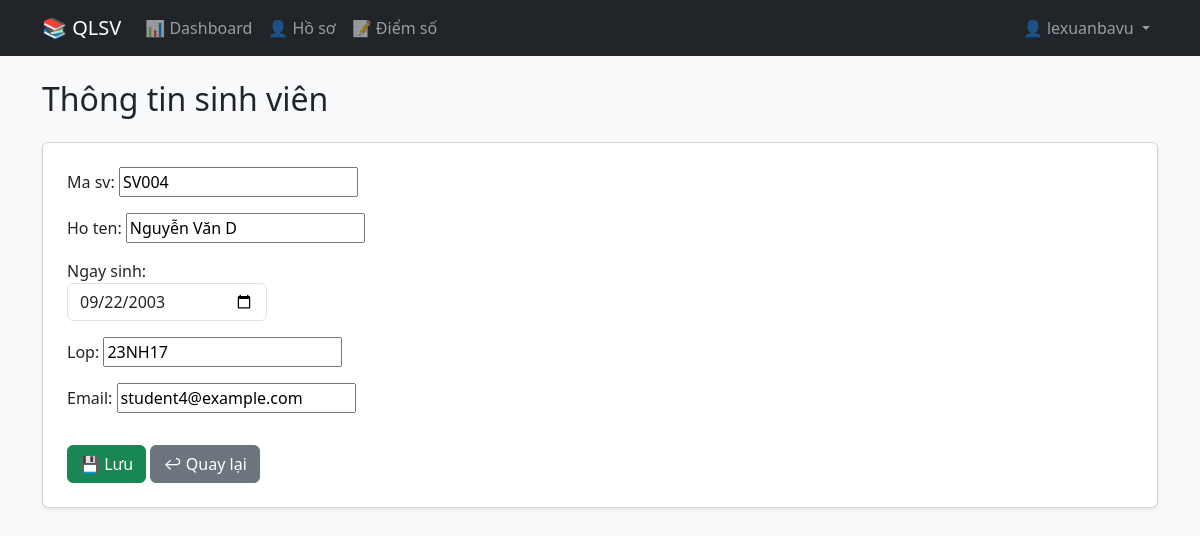
Page /students/edit/4/ (signed in) on the committed database.
### accounts/models.py (models this page shows, shortened)
class CustomUser(AbstractUser):
    ROLE_CHOICES = (
        ('admin', 'Admin'),
        ('teacher', 'Giáo viên'),
        ('student', 'Sinh viên'),
    )
    role = models.CharField(max_length=10, choices=ROLE_CHOICES, default='student')

### student/models.py (models this page shows, shortened)
class Student(models.Model):
    user = models.OneToOneField(User, on_delete=models.CASCADE, null=True, blank=True)
    ma_sv = models.CharField(max_length=20, unique=True)  # Mã sinh viên
    ho_ten = models.CharField(max_length=100)
    ngay_sinh = models.DateField()
    lop = models.CharField(max_length=50)
    email = models.EmailField(unique=True)

### student/views.py (the view)
# urls.py: path('edit/<int:pk>/', views.student_update, name='student_update'),
def student_update(request, pk):
    student = get_object_or_404(Student, pk=pk)
    if request.method == 'POST':
        form = StudentForm(request.POST, instance=student)
        if form.is_valid():
            form.save()
            return redirect('student_list')
    else:
        form = StudentForm(instance=student)
    return render(request, 'student/student_form.html', {'form': form})

### student/forms.py
class StudentForm(forms.ModelForm):
    ngay_sinh = forms.DateField(
        widget=forms.DateInput(
            attrs={
                'type': 'date',
                'class': 'form-control',
                'placeholder': 'Chọn ngày sinh',
                'style': 'max-width: 200px;'
            }
        )
    )
    class Meta:
        model = Student
        fields = ['ma_sv', 'ho_ten', 'ngay_sinh', 'lop', 'email']

### student/templates/student/student_form.html (shortened to what this page needs)
{% extends 'base.html' %}
{% block content %}
<h2 class="mb-4">Thông tin sinh viên</h2>
<form method="post" class="card p-4 shadow-sm">
    {{ form.as_p }}
    <div class="mt-3">
        <button type="submit" class="btn btn-success">💾 Lưu</button>
        <a href="{% url 'student_list' %}" class="btn btn-secondary">↩ Quay lại</a>
    </div>
</form>
{% endblock %}

### student/templates/base.html (shortened to what this page needs)
<!DOCTYPE html>
<html lang="vi">
<head>
    <link href="https://cdn.jsdelivr.net/npm/bootstrap@5.3.3/dist/css/bootstrap.min.css" rel="stylesheet">
</head>
<body class="bg-light">
<nav class="navbar navbar-expand-lg navbar-dark bg-dark mb-4">
    <div class="container">
        <a class="navbar-brand" href="{% url 'dashboard' %}">📚 QLSV</a>
        <div class="collapse navbar-collapse" id="navbarNav">
            <ul class="navbar-nav me-auto">
                {% if user.is_authenticated %}
                    {% if user.role == 'student' %}
                        <li class="nav-item">
                            <a href="{% url 'student_dashboard' %}" class="nav-link">📊 Dashboard</a>
                        </li>
                        <li class="nav-item">
                            <a href="{% url 'student_profile' %}" class="nav-link">👤 Hồ sơ</a>
                        </li>
                        <li class="nav-item">
                            <a href="{% url 'student_grades' %}" class="nav-link">📝 Điểm số</a>
                        </li>
                    {% endif %}
                {% endif %}
            </ul>
            <ul class="navbar-nav">
                {% if user.is_authenticated %}
                    <li class="nav-item dropdown">
                        <a class="nav-link dropdown-toggle" href="#" id="userDropdown" role="button" data-bs-toggle="dropdown">
                            👤 {{ user.username }}
                        </a>
                    </li>
                {% else %}
                    <li class="nav-item">
                        <a href="{% url 'login' %}" class="nav-link">Đăng nhập</a>
                    </li>
                {% endif %}
            </ul>
        </div>
    </div>
</nav>
<div class="container">
    {% block content %}{% endblock %}
</div>
</body>
</html>

### rows in the picture
CustomUser: username "lexuanbavu"
Student: ma_sv "SV004", ho_ten "Nguyễn Văn D", ngay_sinh "09/22/2003", lop "23NH17", email "student4@example.com"
